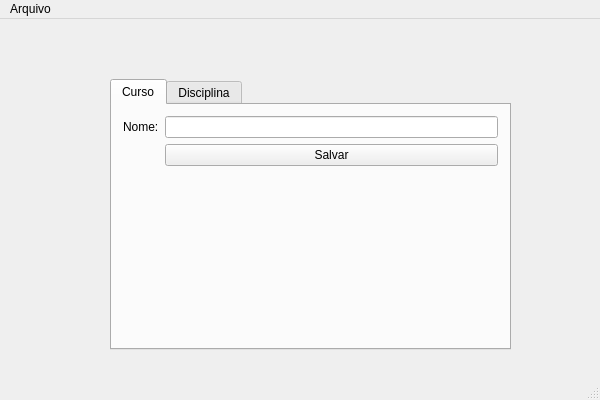
<?xml version="1.0" encoding="UTF-8"?>
<ui version="4.0">
 <class>MainWindow</class>
 <widget class="QMainWindow" name="MainWindow">
  <property name="geometry">
   <rect>
    <x>0</x>
    <y>0</y>
    <width>600</width>
    <height>400</height>
   </rect>
  </property>
  <property name="windowTitle">
   <string>MainWindow</string>
  </property>
  <widget class="QWidget" name="centralWidget">
   <widget class="QTabWidget" name="tabWidget">
    <property name="geometry">
     <rect>
      <x>110</x>
      <y>60</y>
      <width>401</width>
      <height>271</height>
     </rect>
    </property>
    <property name="currentIndex">
     <number>0</number>
    </property>
    <widget class="QWidget" name="tab">
     <attribute name="title">
      <string>Curso</string>
     </attribute>
     <layout class="QGridLayout" name="gridLayout">
      <item row="0" column="0">
       <layout class="QFormLayout" name="formLayout">
        <item row="0" column="0">
         <widget class="QLabel" name="label">
          <property name="text">
           <string>Nome:</string>
          </property>
         </widget>
        </item>
        <item row="0" column="1">
         <widget class="QLineEdit" name="nomeCurso"/>
        </item>
        <item row="1" column="1">
         <widget class="QPushButton" name="salvarCursoButton">
          <property name="text">
           <string>Salvar</string>
          </property>
          <property name="shortcut">
           <string>Return, Enter</string>
          </property>
         </widget>
        </item>
       </layout>
      </item>
     </layout>
    </widget>
    <widget class="QWidget" name="tab_2">
     <attribute name="title">
      <string>Disciplina</string>
     </attribute>
     <widget class="QWidget" name="">
      <property name="geometry">
       <rect>
        <x>11</x>
        <y>11</y>
        <width>371</width>
        <height>211</height>
       </rect>
      </property>
      <layout class="QFormLayout" name="formLayout_3">
       <item row="0" column="0">
        <widget class="QLabel" name="label_2">
         <property name="text">
          <string>Nome:</string>
         </property>
        </widget>
       </item>
       <item row="0" column="1">
        <widget class="QLineEdit" name="nomeDisciplina"/>
       </item>
       <item row="1" column="0">
        <widget class="QLabel" name="label_3">
         <property name="text">
          <string>ID:</string>
         </property>
        </widget>
       </item>
       <item row="1" column="1">
        <widget class="QLineEdit" name="idDisciplina"/>
       </item>
       <item row="2" column="0">
        <widget class="QLabel" name="label_4">
         <property name="text">
          <string>Série:</string>
         </property>
        </widget>
       </item>
       <item row="2" column="1">
        <widget class="QLineEdit" name="serieDisciplina"/>
       </item>
       <item row="3" column="0">
        <widget class="QLabel" name="label_5">
         <property name="text">
          <string>Curso:</string>
         </property>
        </widget>
       </item>
       <item row="3" column="1">
        <widget class="QComboBox" name="cursoDisciplina"/>
       </item>
       <item row="4" column="1">
        <widget class="QPushButton" name="salvarDisciplina">
         <property name="text">
          <string>Salvar</string>
         </property>
         <property name="shortcut">
          <string>Return, Enter</string>
         </property>
        </widget>
       </item>
      </layout>
     </widget>
    </widget>
   </widget>
  </widget>
  <widget class="QMenuBar" name="menuBar">
   <property name="geometry">
    <rect>
     <x>0</x>
     <y>0</y>
     <width>600</width>
     <height>26</height>
    </rect>
   </property>
   <widget class="QMenu" name="menuTeste">
    <property name="title">
     <string>Arquivo</string>
    </property>
    <addaction name="actionSair"/>
   </widget>
   <addaction name="menuTeste"/>
  </widget>
  <widget class="QStatusBar" name="statusBar"/>
  <action name="actionSair">
   <property name="text">
    <string>Sai&amp;r</string>
   </property>
  </action>
  <action name="actionSelecionarCurso">
   <property name="text">
    <string>Selecionar</string>
   </property>
  </action>
 </widget>
 <layoutdefault spacing="6" margin="11"/>
 <resources/>
 <connections>
  <connection>
   <sender>actionSair</sender>
   <signal>triggered()</signal>
   <receiver>MainWindow</receiver>
   <slot>close()</slot>
   <hints>
    <hint type="sourcelabel">
     <x>-1</x>
     <y>-1</y>
    </hint>
    <hint type="destinationlabel">
     <x>299</x>
     <y>199</y>
    </hint>
   </hints>
  </connection>
 </connections>
</ui>
